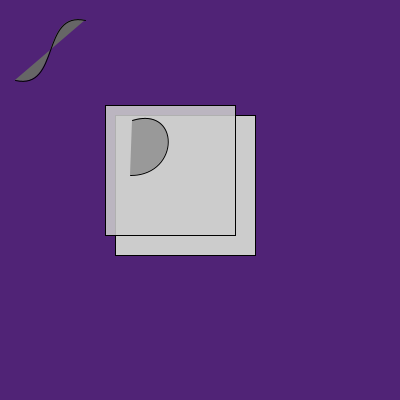
Frame 1 (no input)
Frame 60 (the mouse pressed at the canvas centre just before this capture): identical to frame 1, image omitted
Frame 120 (the mouse held since frame 60 and released just before this capture): identical to frame 1, image omitted

The Processing sketch that drew this single still picture (run headless with seeded random() and noise(); from frame 60 on, the mouse is pressed at the canvas centre):

// Processing sketch: dibujando
// ── dibujando.pde
// ejemplo by renatolrr
Diagonals da, db;

void setup() {
  size(400, 400);
  da = new Diagonals(0,80,1,2,0);
  db = new Diagonals(0,55,2,6,255);  
}
 
void draw() {    
  background(#502376);
  fill(204, 255);
  rect(115, 115, 140, 140);
  fill(204, 220);
  rect(105, 105, 130, 130);
  fill(153);
  bezier(132, 120, 180, 105, 180, 175, 130, 175);
  fill(102);
  bezier(85, 20, 40, 10, 60, 90, 15, 80);
  //da.update();
  //db.update();
}

class Diagonals{
  int x, y, speed, thick, gray;
  Diagonals(int xpos, int ypos, int s, int t, int g){
     x = xpos;
     y = ypos;
     speed = s;
     thick = t;
     gray = g;
  }
  void update(){
     strokeWeight(thick);
     stroke(gray);
     line(x, y , x+20, y-40);
     line(x+10, y, x+30, y-40);
     line(x+20, y, x+40, y-40);
     x = x +  speed;
     if (x >100){
        x = -100;
     }
  }
}
